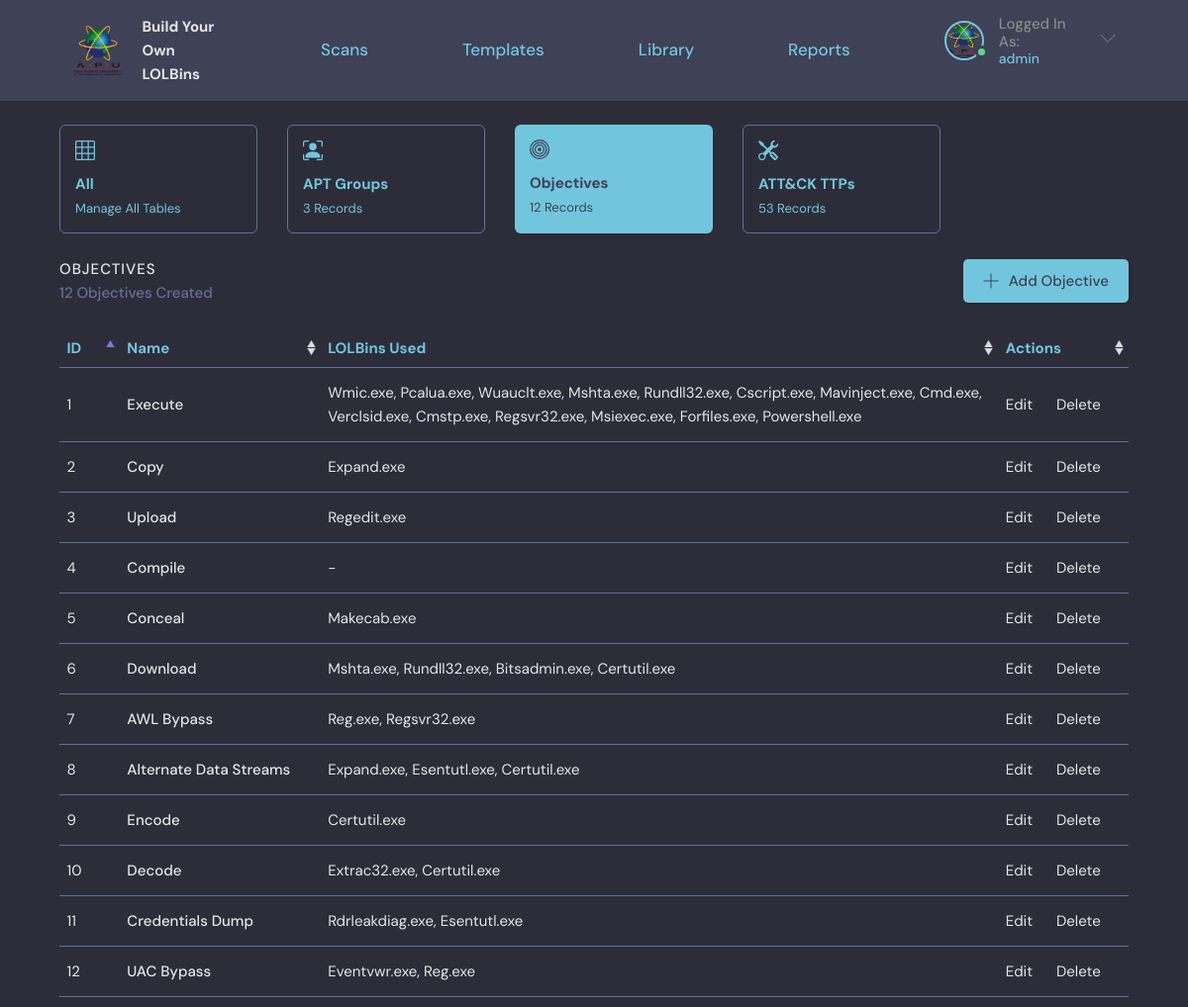
Screenshot of /objective/ (signed in) with the database file from the repository.
### base/models.py (models this page shows, shortened)
class Objective(models.Model):
    name = models.CharField(max_length=200)
    class Meta:
        verbose_name = 'Objective'

class Technique(models.Model):
    user = models.ForeignKey(User, on_delete=SET_NULL, null=True, verbose_name = u'Owner')
    name = models.CharField(max_length=200, default="New Binary")
    description = models.TextField(null=True, blank=True)
    updated = models.DateTimeField(auto_now=True)
    created = models.DateTimeField(auto_now_add=True)
    Objective = models.ManyToManyField(Objective, verbose_name = u'Objectives')
    APT = models.ManyToManyField(APT, blank=True, verbose_name = u'APT Groups')
    class Meta:
        verbose_name = 'LOLBin'

### base/views.py (the view)
# urls.py: path('objective/', views.objective, name="objective"),
@login_required(login_url='login')
def objective(request):
    apts = APT.objects.all()
    apt_count = apts.count()
    objectives = Objective.objects.all()
    objective_count = objectives.count()
    attackTactics = AttackTactic.objects.all()
    attackTechniques = AttackTechnique.objects.all()
    attackSubTechniques = AttackSubTechnique.objects.exclude(attackid=".000")
    ttp_count = attackTactics.count() + attackTechniques.count() + attackSubTechniques.count()
    if request.user.is_superuser != 1:
        return redirect('forbidden')
    context = {'objectives': objectives, 'apt_count': apt_count, 'objective_count': objective_count, 'ttp_count': ttp_count}
    return render(request, 'base/objective.html', context)

### base/templates/base/objective.html (shortened to what this page needs)
{% extends 'main.html' %}
{% block content %}
{% load static %}
<main class="layout layout--2">
  <div class="container-column">
    <div class="roomList__cards">
        <a href="{% url 'manage' %}">
            <div class="admin-card">
                <div class="admin-card-contents">
                    <h4>All</h4>
                    <span>Manage All Tables</span>
                </div>
            </div>
        </a>
        <a href="{% url 'apt' %}">
            <div class="admin-card">
                <div class="admin-card-contents">
                    <h4>APT Groups</h4>
                    <span>{{apt_count}} Records</span>
                </div>
            </div>
        </a>
        <a href="{% url 'objective' %}">
            <div class="admin-card-selected">
                <div class="admin-card-contents">
                    <h4>Objectives</h4>
                    <span>{{objective_count}} Records</span>
                </div>
            </div>
        </a>
        <a href="{% url 'attackTactic' %}">
            <div class="admin-card">
                <div class="admin-card-contents">
                    <h4>ATT&CK TTPs</h4>
                    <span>{{ttp_count}} Records</span>
                </div>
            </div>
        </a>
    </div>
    <div class="roomList__header">
        <div>
            <h2>Objectives</h2>
            <p>{{objective_count}} Objectives Created</p>
        </div>
        <a class="btn btn--main" href="{% url 'new-objective' %}">
            <svg version="1.1" xmlns="http://www.w3.org/2000/svg" width="32" height="32" viewBox="0 0 32 32">
            <title>add</title>
            <path
                d="M16.943 0.943h-1.885v14.115h-14.115v1.885h14.115v14.115h1.885v-14.115h14.115v-1.885h-14.115v-14.115z"
            ></path>
            </svg>
            Add Objective
        </a>
    </div>
    <table id="objective-table" class="table">
        <thead>
            <tr>
                <th scope="col">ID</th>
                <th scope="col">Name</th>
                <th scope="col">LOLBins Used</th>
                <th scope="col">Actions</th>
            </tr>
        </thead>
        <tbody>
            {% if objective_count != 0 %}
                {% for objective in objectives %}
                    <tr>
                        <td style="width: 6rem;">{{forloop.counter}}</td>
                        <td style="width: 20rem;font-weight: 500">{{objective.name}}</td>
                        <td>
                            {% if objective.technique_set.all.count != 0 %}
                                {% with obj="" %}
                                    {% for technique in objective.technique_set.all %}
                                        {% if forloop.last %}
                                            {{ obj|add:technique.name}}.exe
                                        {% else %}
                                            {{ obj|add:technique.name}}.exe,
                                        {% endif %}
                                    {% endfor %}
                                {% endwith %}
                            {% else %}
                            -
                            {% endif %}
                        </td>
                        <td style="width: 13rem;">
                            <a href="{% url 'update-objective' objective.id %}" style="padding-right: 2rem">Edit</a>
                            <a href="{% url 'delete-objective' objective.id %}">Delete</a>
                        </td>
                    </tr>
                {% endfor %}
            {% endif %}
        </tbody>
    </table>
  </div>
</main>
{% endblock content %}

### templates/navigationBar.html (shortened to what this page needs)
{% load static %}
<header class="header header--loggedIn">
  <div class="container">
    <a href="{% url 'home' %}" class="header__logo">
      <img src="{% static 'images/APU.png' %}" style="width:50px;height:50px;"/>
      <h1>
        Build Your<br>
        Own LOLBins
      </h1>
    </a>
    <a href="{% url 'home' %}" class="header__text">
      <h2>Scans</h2>
    </a>
    <a href="{% url 'template' %}" class="header__text">
      <h2>Templates</h2>
    </a>
    <a href="{% url 'library' %}" class="header__text">
      <h2>Library</h2>
    </a>
    <a href="{% url 'report' %}" class="header__text">
      <h2>Reports</h2>
    </a>
    <nav class="header__menu">
      {% if request.user.is_authenticated %}
          <div class="header__user">
            <a href="{% url 'user-profile' request.user.id%}">
                <div class="avatar avatar--medium active">
                <img src="{% static 'images/APU.png' %}" />
                </div>
                <p>Logged In As:<span>{{request.user}}</span></p>
            </a>
            <button class="dropdown-button">
                <svg version="1.1" xmlns="http://www.w3.org/2000/svg" width="32" height="32" viewBox="0 0 32 32">
                <title>chevron-down</title>
                <path d="M16 21l-13-13h-3l16 16 16-16h-3l-13 13z"></path>
                </svg>
            </button>
          </div>
      {% else %}
          <a href="{% url 'login' %}">
              <img src="{% static 'images/avatar.svg' %}" />
              <p>Login</p>
          </a>
      {% endif %}
    </nav>
  </div>
</header>

### rows the page displays
Objective: name "Execute"
Technique: name "Wmic"
Technique: name "Pcalua"
Technique: name "Wuauclt"
Technique: name "Mshta"
Technique: name "Rundll32"
Technique: name "Cscript"
Technique: name "Mavinject"
Technique: name "Cmd"
Technique: name "Verclsid"
Technique: name "Cmstp"
Technique: name "Regsvr32"
Technique: name "Msiexec"
Technique: name "Forfiles"
Technique: name "Powershell"
Objective: name "Copy"
Technique: name "Expand"
Objective: name "Upload"
Technique: name "Regedit"
Objective: name "Compile"
Objective: name "Conceal"
Technique: name "Makecab"
Objective: name "Download"
Technique: name "Bitsadmin"
Technique: name "Certutil"
Objective: name "AWL Bypass"
Technique: name "Reg"
Objective: name "Alternate Data Streams"
Technique: name "Esentutl"
Objective: name "Encode"
Objective: name "Decode"
Technique: name "Extrac32"
Objective: name "Credentials Dump"
Technique: name "Rdrleakdiag"
Objective: name "UAC Bypass"
Technique: name "Eventvwr"

### other values shown
{{ request.user }} "admin"
{{ apt_count }} "3"
{{ objective_count }} "12"
{{ ttp_count }} "53"
